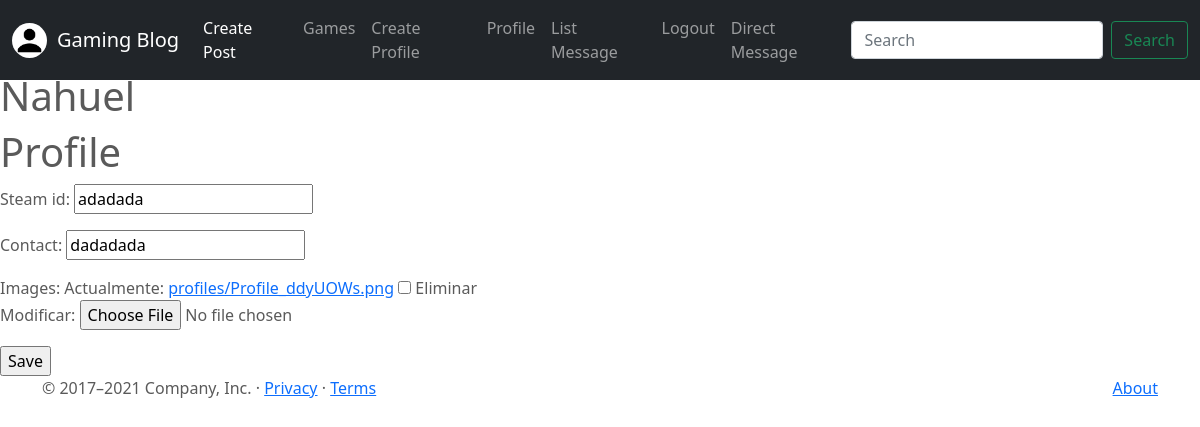
Page /profile/2/update (signed in) on the committed database.
### Games/models.py (models this page shows)
class Profile(models.Model):
    user = models.OneToOneField(to=User, on_delete=models.CASCADE,related_name='profile')
    steam_id = models.CharField(max_length=255)
    Contact = models.CharField(max_length=75)
    images = models.ImageField(upload_to="profiles", null=True, blank=True)

### Games/views.py (the view, shortened to what this page needs)
# urls.py: path('profile/<pk>/update', ProfileUpdate.as_view(), name='profile-update'),
class ProfileUpdate(LoginRequiredMixin, UpdateView):
    model = Profile
    fields = ['steam_id', 'Contact', 'images']
    success_url = reverse_lazy('index')
    template_name = 'profile/profile_form.html'

### Games/templates/profile/profile_form.html (shortened to what this page needs)
{% extends "Games/base.html" %}
{% block main %}
<br>
<h1>
    {{object.user}}
</h1>
<h1>Profile</h1>
<form method="POST" enctype="multipart/form-data">
    {{form.as_p}}
    <input type="submit" value="Save">
</form>
{% endblock %}

### Games/templates/Games/base.html (shortened to what this page needs)
<!DOCTYPE html>
<html lang="en">
<head>
    {% load static %}
<link href="{% static 'Games/css/bootstrap.min.css' %}" rel="stylesheet">
    <link href="{% static 'Games/css/carousel.css' %}" rel="stylesheet">
</head>
  <body>
    <header>
      <nav class="navbar navbar-expand-md navbar-dark fixed-top bg-dark">
        <div class="container-fluid">
          {% if user.profile.images %}
            <a href="{% url 'profile-update' user.profile.id %}">
              <img src="{{ user.profile.images.url }}" height="100%" width="35px" style="border-radius: 50%; margin-right: 10px;">
            </a>
          {% endif %}
          <a class="navbar-brand" href="{% url 'index' %}">Gaming Blog</a>
          <div class="collapse navbar-collapse" id="navbarCollapse">
            <ul class="navbar-nav me-auto mb-2 mb-md-0">
              <li class="nav-item">
                <a class="nav-link active" aria-current="page" href="{%url 'post-create' %}"> Create Post</a>
              </li>
              <li class="nav-item">
                <a class="nav-link" href="{% url 'post-list' %}">Games</a>
              </li>
              {% if user.is_authenticated %}
                <li class="nav-item">
                  <a class="nav-link" href="{% url 'profile-create' user.id %}"> Create Profile</a>
                </li>
                <li class="nav-item">
                  <a class="nav-link" href="{% url 'profile' user.id %}"> Profile</a>
                </li>
                <li class="nav-item">
                  <a class="nav-link" href="{% url 'message-list' %}">  List Message</a>
                </li>
                <li class="nav-item">
                  <a class="nav-link" href="{% url 'logout' %}">Logout</a>
                </li>
              {% endif %}
              <li class="nav-item">
                <a class="nav-link" href="{% url 'message-create' %}">  Direct Message</a>
              </li>
            </ul>
            <form class="d-flex">
              <input class="form-control me-2" type="search" placeholder="Search" aria-label="Search">
              <button class="btn btn-outline-success" type="submit">Search</button>
            </form>
          </div>
        </div>
      </nav>
    </header>
    {% block main %}
    {% endblock %}
  <footer class="container">
  <p class="float-end"><a href="{% url 'about'  %}"> About</a></p>
    <p>© 2017–2021 Company, Inc. · <a href="https://getbootstrap.com/docs/5.0/examples/carousel/#">Privacy</a> · <a href="https://getbootstrap.com/docs/5.0/examples/carousel/#">Terms</a></p>
  </footer>
    </body>
</html>

### Games/static/Games/css/carousel.css (style rules this page uses)
body { padding-top: 3rem; padding-bottom: 3rem; color: #5a5a5a; }

### rows in the picture
Profile: user "Nahuel", steam_id "adadada", Contact "dadadada"
